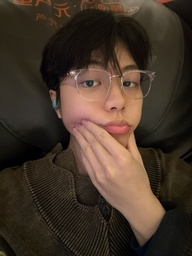
#> input picture 测试照片/微信图片_20260514031854_261_9.jpg, 192 x 256 px, shrunk from 3024 x 4032 before the run
$ python edit_pro.py '../测试照片/微信图片_20260514031854_261_9.jpg' '../测试照片/微信图片_20260514031910_262_9.jpg'
#> lines starting #> are read from the running program, lines starting #| are printed output that depends on the picture; after the words box and inside, x2 and y2 are one past the last pixel; in counts of white or black regions, pixels touching at a corner belong together
"""
Professional portrait retouching (no mediapipe dependency):
- OpenCV face+eye detection
- Skin mask via HSV/YCrCb → natural whitening
- Bilateral skin smoothing with texture preservation
- Frequency-separation spot/acne removal
- Eye brightening & sharpening
- Gentle face contour slimming
"""

import cv2
import numpy as np
from PIL import Image
import sys


# ── Helpers ──────────────────────────────────────────────

def read_rgb(path):
    pil = Image.open(path).convert('RGB')
    return cv2.cvtColor(np.array(pil, dtype=np.uint8), cv2.COLOR_RGB2BGR)


def write_jpeg(img_bgr, path, quality=95):
    cv2.imwrite(path, img_bgr, [int(cv2.IMWRITE_JPEG_QUALITY), quality])


# ── Spot / acne removal ─────────────────────────────────

def remove_spots(bgr, threshold=14):
    gray = cv2.cvtColor(bgr, cv2.COLOR_BGR2GRAY)
    blur = cv2.GaussianBlur(gray, (0, 0), 3.0)
    highpass = cv2.subtract(gray, blur)
    _, mask = cv2.threshold(np.abs(highpass), threshold, 255, cv2.THRESH_BINARY)
    kernel = cv2.getStructuringElement(cv2.MORPH_ELLIPSE, (2, 2))
    mask = cv2.morphologyEx(mask, cv2.MORPH_OPEN, kernel, iterations=2)
    mask = cv2.dilate(mask, kernel, iterations=1)
    # don't inpaint near edges
    mask[:3, :] = 0; mask[-3:, :] = 0
    mask[:, :3] = 0; mask[:, -3:] = 0
    return cv2.inpaint(bgr, mask, 2, cv2.INPAINT_TELEA)


# ── Skin detection ───────────────────────────────────────

def detect_skin_mask(bgr):
    hsv = cv2.cvtColor(bgr, cv2.COLOR_BGR2HSV)
    ycrcb = cv2.cvtColor(bgr, cv2.COLOR_BGR2YCrCb)
    lower_hsv = np.array([0, 18, 40], dtype=np.uint8)
    upper_hsv = np.array([30, 180, 255], dtype=np.uint8)
    mask_hsv = cv2.inRange(hsv, lower_hsv, upper_hsv)
    lower_y = np.array([0, 130, 75], dtype=np.uint8)
    upper_y = np.array([255, 175, 130], dtype=np.uint8)
    mask_ycrcb = cv2.inRange(ycrcb, lower_y, upper_y)
    mask = cv2.bitwise_and(mask_hsv, mask_ycrcb)
    mask = cv2.erode(mask, None, iterations=2)
    mask = cv2.GaussianBlur(mask, (41, 41), 0)
    return mask


def whiten_skin_natural(bgr, mask, strength=0.10):
    lab = cv2.cvtColor(bgr, cv2.COLOR_BGR2LAB)
    l, a, b_ch = cv2.split(lab)
    l = l.astype(np.float32)
    alpha = (mask.astype(np.float32) / 255.0) * strength
    l_boost = l * (1.0 + alpha)
    l_boost = np.clip(l_boost, 0, 255).astype(np.uint8)
    return cv2.cvtColor(cv2.merge((l_boost, a, b_ch)), cv2.COLOR_LAB2BGR)


# ── Skin smoothing ───────────────────────────────────────

def smooth_skin(bgr, mask, face_rect=None):
    smoothed = cv2.bilateralFilter(bgr, d=0, sigmaColor=35, sigmaSpace=35)
    if face_rect is not None:
        x, y, w, h = face_rect
        face = bgr[y:y+h, x:x+w]
        face_smooth = cv2.bilateralFilter(face, d=0, sigmaColor=55, sigmaSpace=55)
        # High-pass detail layer on original face to preserve texture
        face_gray = cv2.cvtColor(face, cv2.COLOR_BGR2GRAY)
        detail = cv2.subtract(face_gray, cv2.GaussianBlur(face_gray, (0, 0), 2.0))
        detail = np.repeat(detail[:, :, None], 3, axis=2).astype(np.float32) * 0.15
        face_blend = cv2.addWeighted(face, 0.3, face_smooth, 0.7, 0)
        face_blend = np.clip(face_blend.astype(np.float32) + detail, 0, 255).astype(np.uint8)
        smoothed[y:y+h, x:x+w] = face_blend
    alpha = (mask.astype(np.float32) / 255.0)
    alpha = np.repeat(alpha[:, :, None], 3, axis=2)
    return (bgr * (1 - alpha) + smoothed * alpha).astype(np.uint8)


# ── Face slimming (simple contour squeeze) ───────────────

def slim_face_mild(bgr, face_rect, strength=0.97):
    x, y, w, h = face_rect
    face = bgr[y:y+h, x:x+w]
    new_w = max(2, int(w * strength))
    if new_w >= w - 2:
        return bgr
    resized = cv2.resize(face, (new_w, h), interpolation=cv2.INTER_LANCZOS4)
    canvas = face.copy()
    start = (w - new_w) // 2
    canvas[:, start:start+new_w] = resized
    # Smooth blend seams
    alpha = np.ones((h, w), dtype=np.float32)
    blend_width = min(20, start)
    for i in range(blend_width):
        v = i / blend_width
        alpha[:, start + i] = v
        alpha[:, start + new_w - 1 - i] = v
    alpha = cv2.GaussianBlur(alpha, (blend_width*2+1, blend_width*2+1), 0)
    alpha = np.repeat(alpha[:, :, None], 3, axis=2)
    merged = (canvas * alpha + face * (1 - alpha)).astype(np.uint8)
    bgr[y:y+h, x:x+w] = merged
    return bgr


# ── Eye detection & brightening ──────────────────────────

def detect_and_brighten_eyes(bgr, face_rect):
    x, y, w, h = face_rect
    face_roi = bgr[y:y+h, x:x+w]
    face_gray = cv2.cvtColor(face_roi, cv2.COLOR_BGR2GRAY)

    eye_cascade = cv2.CascadeClassifier(cv2.data.haarcascades + 'haarcascade_eye.xml')
    eyes = eye_cascade.detectMultiScale(face_gray, scaleFactor=1.05, minNeighbors=8,
                                         minSize=(20, 15), maxSize=(w//2, h//3))

    for (ex, ey, ew, eh) in eyes:
        ex2, ey2 = max(0, ex-4), max(0, ey-3)
        ex2_end = min(w, ex+ew+4)
        ey2_end = min(h, ey+eh+3)
        eye_roi = face_roi[ey2:ey2_end, ex2:ex2_end].astype(np.float32)
        eye_roi *= 1.06
        eye_roi = np.clip(eye_roi, 0, 255).astype(np.uint8)
        eye_roi = cv2.addWeighted(eye_roi, 1.25,
                                  cv2.GaussianBlur(eye_roi, (0, 0), 1.0), -0.25, 0)
        face_roi[ey2:ey2_end, ex2:ex2_end] = eye_roi

    bgr[y:y+h, x:x+w] = face_roi
    return bgr


# ── Main ─────────────────────────────────────────────────

def process(in_path, out_path):
#> called with in_path = '../测试照片/微信图片_20260514031854_261_9.jpg', out_path = '../测试照片/微信图片_20260514031910_262_9.jpg'
    img = read_rgb(in_path)
#> in read_rgb, pil is the input picture: PIL image 192x256 RGB; mean R, G, B 68.7, 53.7, 41.4

    # 1. CLAHE contrast
    lab = cv2.cvtColor(img, cv2.COLOR_BGR2LAB)
#> lab: shape (256, 192, 3); mean of channels 0, 1, 2 58.5, 132.1, 137.6
    l, a, b_ch = cv2.split(lab)
    l = cv2.createCLAHE(clipLimit=1.3, tileGridSize=(8, 8)).apply(l)
    img = cv2.cvtColor(cv2.merge((l, a, b_ch)), cv2.COLOR_LAB2BGR)

    # 2. Spot removal
    img = remove_spots(img, threshold=15)
#> in remove_spots, `_, mask = cv2.threshold(np.abs(highpass), threshold, 255, cv2.THRESH_B..`:
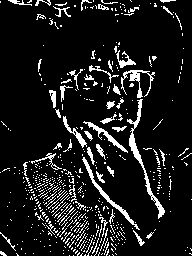
#> mask: shape (256, 192); 10.6% white in thin lines or dots
#> in remove_spots, `mask = cv2.morphologyEx(mask, cv2.MORPH_OPEN, kernel, iterations=2)`: mask: shape (256, 192); 4.3% white; 70 white regions (43 under 20 px), largest, box (x1, y1, x2, y2) and area: (96, 185, 136, 226) 204, (131, 135, 144, 165) 166, (105, 133, 127, 153) 111
#> in remove_spots, `mask = cv2.dilate(mask, kernel, iterations=1)`: mask: shape (256, 192); 5.9% white; 63 white regions (29 under 20 px), largest, box (x1, y1, x2, y2) and area: (94, 182, 137, 227) 293, (90, 124, 128, 154) 241, (131, 135, 145, 166) 207

    # 3. Face detection
    face_cascade = cv2.CascadeClassifier(cv2.data.haarcascades + 'haarcascade_frontalface_default.xml')
    gray = cv2.cvtColor(img, cv2.COLOR_BGR2GRAY)
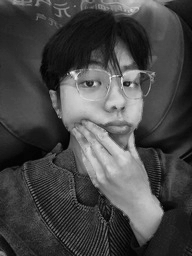
#> gray: shape (256, 192); min 2, max 241, mean 71.3
    faces = face_cascade.detectMultiScale(gray, scaleFactor=1.08, minNeighbors=6,
                                          minSize=(90, 90))
#> faces = [[52, 43, 109, 109]]
    face_rect = None
    if len(faces) > 0:
        faces = sorted(faces, key=lambda r: r[2]*r[3], reverse=True)
        x, y, w, h = faces[0]
#> x = 52; y = 43; w = 109; h = 109
        pad_w, pad_h = int(w * 0.18), int(h * 0.10)
#> pad_w = 19; pad_h = 10
        x, y = max(0, x-pad_w), max(0, y-pad_h)
#> x = 33; y = 33
        w, h = min(img.shape[1]-x-1, w+pad_w*2), min(img.shape[0]-y-1, h+pad_h*2)
#> w = 147; h = 129
        face_rect = (x, y, w, h)
#> face_rect = (33, 33, 147, 129)

    # 4. Skin whitening
    skin_mask = detect_skin_mask(img)
#> in detect_skin_mask, `hsv = cv2.cvtColor(bgr, cv2.COLOR_BGR2HSV)`: hsv: shape (256, 192, 3); mean H, S, V 20, 83.1, 83.6
#> in detect_skin_mask, `ycrcb = cv2.cvtColor(bgr, cv2.COLOR_BGR2YCrCb)`: ycrcb: shape (256, 192, 3); mean of channels 0, 1, 2 71.3, 136.7, 119.2
#> in detect_skin_mask, `mask_hsv = cv2.inRange(hsv, lower_hsv, upper_hsv)`: mask_hsv: shape (256, 192); 71.6% white; 268 black regions (241 under 20 px), largest, box (x1, y1, x2, y2) and area: (40, 12, 150, 93) 4086, (99, 168, 192, 256) 3068, (134, 0, 192, 154) 2315
#> in detect_skin_mask, `mask_ycrcb = cv2.inRange(ycrcb, lower_y, upper_y)`:
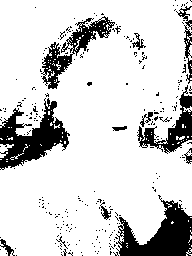
#> mask_ycrcb: shape (256, 192); 82.8% white; 256 black regions (243 under 20 px), largest, box (x1, y1, x2, y2) and area: (116, 195, 192, 256) 2307, (0, 98, 70, 170) 2254, (41, 16, 115, 89) 1376
#> in detect_skin_mask, `mask = cv2.bitwise_and(mask_hsv, mask_ycrcb)`: mask: shape (256, 192); 69.7% white; 305 black regions (280 under 20 px), largest, box (x1, y1, x2, y2) and area: (40, 12, 150, 93) 4089, (76, 168, 192, 256) 3417, (0, 91, 70, 172) 2673
#> in detect_skin_mask, `mask = cv2.erode(mask, None, iterations=2)`: mask: shape (256, 192); 47.5% white; 17 white regions (10 under 20 px), largest, box (x1, y1, x2, y2) and area: (0, 0, 182, 242) 20049, (0, 170, 54, 256) 2115, (159, 146, 192, 197) 828
#> in detect_skin_mask, `mask = cv2.GaussianBlur(mask, (41, 41), 0)`:
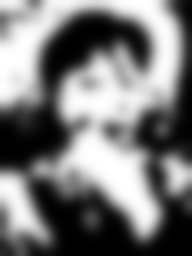
#> mask: shape (256, 192); min 0, max 255, mean 121.2
    img = whiten_skin_natural(img, skin_mask, strength=0.09)
#> in whiten_skin_natural, `lab = cv2.cvtColor(bgr, cv2.COLOR_BGR2LAB)`: lab: shape (256, 192, 3); mean of channels 0, 1, 2 74.3, 132.1, 137.6
#> in whiten_skin_natural, `return cv2.cvtColor(cv2.merge((l_boost, a, b_ch)), cv2.COLOR_LAB2BGR)`:
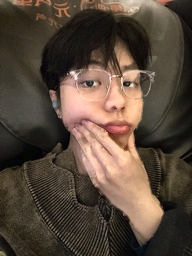
#> returned value: shape (256, 192, 3); mean B, G, R 59.5, 72.1, 87.5

    # 5. Skin smoothing
    img = smooth_skin(img, skin_mask, face_rect)
#> in smooth_skin, `x, y, w, h = face_rect`: x = 33; w = 147; h = 129
#> in smooth_skin, `detail = np.repeat(detail[:, :, None], 3, axis=2).astype(np.float32) *..`:
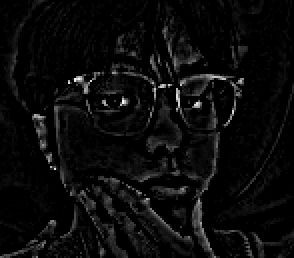
#> detail: shape (129, 147, 3) float32 (shown 2 times larger); min 0, max 13.8, mean 0.607; drawn with min black and max white

    # 6. Mild face slimming
    if face_rect is not None:
        img = slim_face_mild(img, face_rect, strength=0.975)
#> in slim_face_mild, `x, y, w, h = face_rect`: x = 33; w = 147; h = 129
#> in slim_face_mild, `new_w = max(2, int(w * strength))`: new_w = 143
#> in slim_face_mild, `resized = cv2.resize(face, (new_w, h), interpolation=cv2.INTER_LANCZOS4)`:
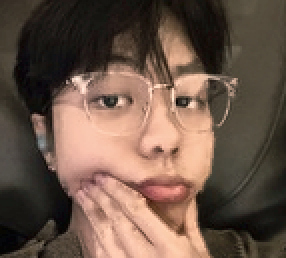
#> resized: shape (129, 143, 3) (shown 2 times larger); mean B, G, R 73.2, 86.4, 108.5
#> in slim_face_mild, `start = (w - new_w) // 2`: start = 2
#> the loop in slim_face_mild, `for i in range(blend_width):` made 2 passes
#> v on passes 1 to 2: 0, 0.5

    # 7. Eye brightening
    if face_rect is not None:
        img = detect_and_brighten_eyes(img, face_rect)
#> in detect_and_brighten_eyes, `x, y, w, h = face_rect`: x = 33; w = 147; h = 129
#> in detect_and_brighten_eyes, `eyes = eye_cascade.detectMultiScale(face_gray, scaleFactor=1.05, minNe..`: eyes = [[45, 38, 25, 25], [81, 38, 25, 25]]
#> the loop in detect_and_brighten_eyes, `for (ex, ey, ew, eh) in eyes:` made 2 passes
#> (ex, ey, ew, eh, ex2, ey2, ex2_end, ey2_end) on passes 1 to 2: (45, 38, 25, 25, 41, 35, 74, 66), (81, 38, 25, 25, 77, 35, 110, 66)

    # 8. Final polish
    img = cv2.detailEnhance(img, sigma_s=8, sigma_r=0.12)

    write_jpeg(img, out_path)


if __name__ == '__main__':
    if len(sys.argv) < 3:
        print('Usage: python edit_pro.py <input> <output>')
        sys.exit(1)
    process(sys.argv[1], sys.argv[2])

$ run again, on 测试照片/微信图片_20260514031921_263_9.jpg
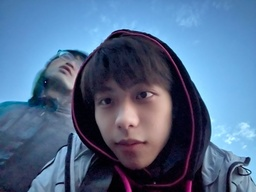
#> input picture 测试照片/微信图片_20260514031921_263_9.jpg, 256 x 192 px, shrunk from 4032 x 3024 before the run
#> in read_rgb, pil is the input picture: PIL image 256x192 RGB; mean R, G, B 83, 108.3, 141.3
#> in remove_spots, `_, mask = cv2.threshold(np.abs(highpass), threshold, 255, cv2.THRESH_B..`:
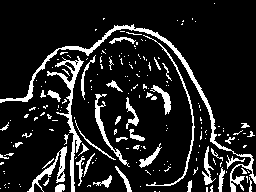
#> mask: shape (192, 256); 13% white; 197 white regions (154 under 20 px), largest, box (x1, y1, x2, y2) and area: (0, 24, 256, 192) 1570, (47, 56, 84, 192) 788, (27, 146, 67, 192) 393
#> faces = [[75, 62, 106, 106]]
#> in process, `x, y, w, h = faces[0]`: x = 75; y = 62; w = 106
#> pad_w = 19; pad_h = 10
#> in process, `x, y = max(0, x-pad_w), max(0, y-pad_h)`: x = 56; y = 52
#> in process, `w, h = min(img.shape[1]-x-1, w+pad_w*2), min(img.shape[0]-y-1, h+pad_h..`: w = 144; h = 126
#> face_rect = (56, 52, 144, 126)
#> hsv: shape (192, 256, 3); mean H, S, V 111.3, 114.7, 153.7
#> ycrcb: shape (192, 256, 3); mean of channels 0, 1, 2 114.5, 112.9, 148.4
#> mask_hsv: shape (192, 256); 4% white; 4 white regions (3 under 20 px), largest, box (x1, y1, x2, y2) and area: (123, 85, 170, 165) 1953
#> mask_ycrcb: shape (192, 256); 8.6% white; 46 white regions (43 under 20 px), largest, box (x1, y1, x2, y2) and area: (96, 76, 172, 176) 3855, (65, 65, 78, 85) 162, (139, 185, 164, 192) 64
#> in smooth_skin, `x, y, w, h = face_rect`: x = 56; y = 52; w = 144; h = 126
#> in slim_face_mild, `x, y, w, h = face_rect`: x = 56; y = 52; w = 144; h = 126
#> new_w = 140
#> in slim_face_mild, `resized = cv2.resize(face, (new_w, h), interpolation=cv2.INTER_LANCZOS4)`:
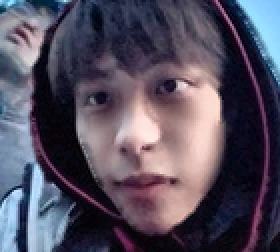
#> resized: shape (126, 140, 3) (shown 2 times larger); mean B, G, R 95.1, 78.9, 85.3
#> start = 2
#> the loop in slim_face_mild, `for i in range(blend_width):` made 2 passes
#> v on passes 1 to 2: 0, 0.5
#> in detect_and_brighten_eyes, `x, y, w, h = face_rect`: x = 56; y = 52; w = 144; h = 126
#> eyes = [[71, 29, 28, 28], [39, 37, 25, 25]]
#> the loop in detect_and_brighten_eyes, `for (ex, ey, ew, eh) in eyes:` made 2 passes
#> (ex, ey, ew, eh, ex2, ey2, ex2_end, ey2_end) on passes 1 to 2: (71, 29, 28, 28, 67, 26, 103, 60), (39, 37, 25, 25, 35, 34, 68, 65)

$ run again, on 测试照片/微信图片_20260514031939_264_9.jpg
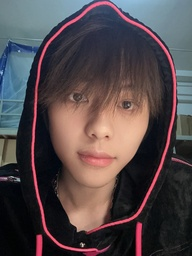
#> input picture 测试照片/微信图片_20260514031939_264_9.jpg, 192 x 256 px, shrunk from 2160 x 2880 before the run
#> in read_rgb, pil is the input picture: PIL image 192x256 RGB; mean R, G, B 82.5, 72, 74.6
#> in remove_spots, `_, mask = cv2.threshold(np.abs(highpass), threshold, 255, cv2.THRESH_B..`:
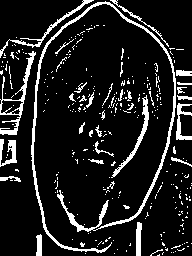
#> mask: shape (256, 192); 12.1% white; 300 white regions (268 under 20 px), largest, box (x1, y1, x2, y2) and area: (31, 1, 176, 253) 2043, (0, 51, 36, 135) 553, (111, 95, 149, 178) 362
#> faces = [[38, 64, 120, 120]]
#> in process, `x, y, w, h = faces[0]`: x = 38; y = 64; w = 120
#> pad_w = 21; pad_h = 12
#> in process, `x, y = max(0, x-pad_w), max(0, y-pad_h)`: x = 17; y = 52
#> in process, `w, h = min(img.shape[1]-x-1, w+pad_w*2), min(img.shape[0]-y-1, h+pad_h..`: w = 162; h = 144
#> face_rect = (17, 52, 162, 144)
#> hsv: shape (256, 192, 3); mean H, S, V 86.6, 71.5, 108
#> ycrcb: shape (256, 192, 3); mean of channels 0, 1, 2 89.4, 133.3, 127.3
#> mask_hsv: shape (256, 192); 25.8% white; 52 white regions (49 under 20 px), largest, box (x1, y1, x2, y2) and area: (44, 65, 163, 233) 12130, (0, 135, 17, 164) 407, (80, 242, 87, 248) 27
#> mask_ycrcb: shape (256, 192); 35.3% white; 71 white regions (67 under 20 px), largest, box (x1, y1, x2, y2) and area: (29, 20, 178, 256) 16608, (0, 135, 16, 164) 410, (170, 156, 192, 168) 128, (2, 177, 13, 182) 22
#> in smooth_skin, `x, y, w, h = face_rect`: x = 17; y = 52; w = 162; h = 144
#> in smooth_skin, `smoothed[y:y+h, x:x+w] = face_blend`:
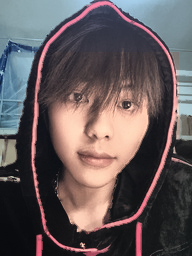
#> smoothed: shape (256, 192, 3); mean B, G, R 90.5, 88.7, 99.1
#> in slim_face_mild, `x, y, w, h = face_rect`: x = 17; y = 52; w = 162; h = 144
#> new_w = 157
#> start = 2
#> the loop in slim_face_mild, `for i in range(blend_width):` made 2 passes
#> v on passes 1 to 2: 0, 0.5
#> in detect_and_brighten_eyes, `x, y, w, h = face_rect`: x = 17; y = 52; w = 162; h = 144
#> eyes = [[93, 39, 28, 28]]
#> the loop in detect_and_brighten_eyes, `for (ex, ey, ew, eh) in eyes:` made 1 pass
#> (ex, ey, ew, eh, ex2, ey2, ex2_end, ey2_end) on pass 1: (93, 39, 28, 28, 89, 36, 125, 70)
